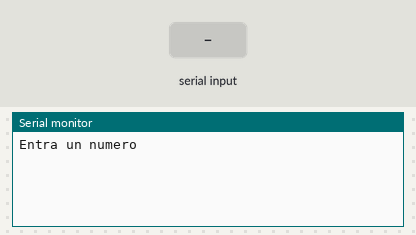
A sketch run on a simulated Arduino Uno, built with avr-gcc and run on an emulated ATmega328P. Shown: the last lines printed to the serial monitor. The inputs (shaded band) are chosen by the test bench.

Above: at 1.2 s.
1.3 s: "90,45\n" received over Serial
At 1.7 s:
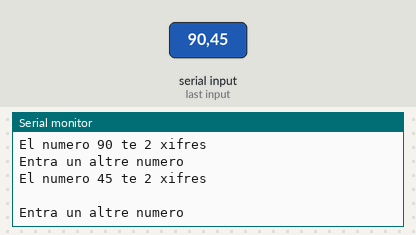
2.8 s: byte 10 ('\n') received over Serial
At 5.0 s:
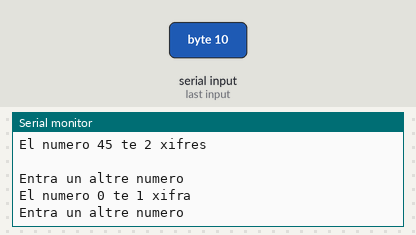
5.3 s: "30,150\n" received over Serial
At 6.0 s:
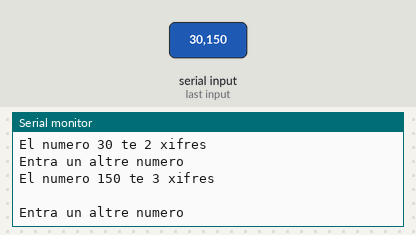
Timing chart, 0 to 8.3 s (numbered marks = the images above; inputs shaded):
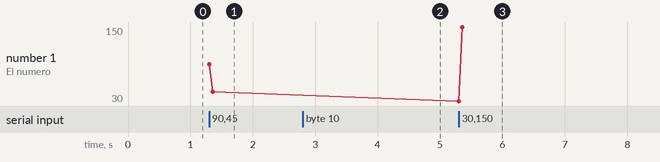

The sketch:

Repte5.ControlStructures_ex_3.ino
```cpp
/**********************************************************************************
**                                                                               **
**                             Repte5.ControlStructures ex 3                     **
**                                                                               **
**   albert segui                                1/04/17                         **
**********************************************************************************/

// ********** Incluye *************************************************************

// ********** variables ***********************************************************
int numero;
//********** Setup ****************************************************************
void setup() {
  // put your setup code here, to run once:
   Serial.begin(9600);     // Configura una biblioteca a 9600 bpm
  Serial.println ("Entra un numero");   // Escriu  (Entra un numero)

}
//********** Loop *****************************************************************
void loop() {
  // put your main code here, to run repeatedly:
 while (Serial.available() > 0) {
    numero = Serial.parseFloat();
    Serial.print ("El numero ");     //ens escriu "el numero"
    Serial.print (numero);
    if (numero / 10 == 0)   // del 0 al 10 significa que el nomre tindra una xifra
      {
      Serial.println (" te 1 xifra");  // ecriu que te una xifre
      }
    else if (numero / 100 == 0) // fins el 100 podra tenir 2 xifres
      {
      Serial.println (" te 2 xifres");
      }
    else if (numero / 1000 == 0) //fins el 100 podra tenir 3 xifres
      {
      Serial.println (" te 3 xifres");
      }
    else if (numero / 10000 == 0)   // fins el 10000 podra tenir 4 xifres
      {
      Serial.println (" te 4 xifres");
      }
    else if (numero / 100000 == 0)  //fins el 1000000 tindra 5 xifres
      {
      Serial.println (" te 5 xifres");
      }


    if (Serial.read() == '\n')
    Serial.println (" ");
    Serial.println ("Entra un altre numero");//finalment ens escriura que introduim un altre numero

  }
}
//********** Funcions *************************************************************
```

Measured:
- after the input at 1.3 s, the serial monitor: prints a new line at once (image 1)
- after the input at 2.8 s, the serial monitor: prints a new line after 1.0 s (image 2)
- after the input at 5.3 s, the serial monitor: prints a new line at once (image 3)
- plotted number 1: 45 → 150 after the input at 5.3 s
